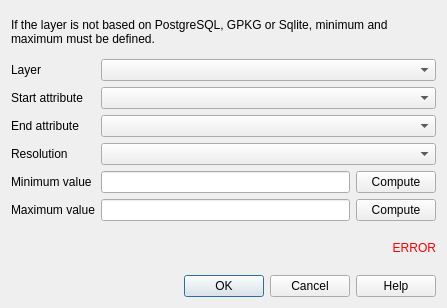
<?xml version="1.0" encoding="UTF-8"?>
<ui version="4.0">
 <class>Dialog</class>
 <widget class="QDialog" name="Dialog">
  <property name="geometry">
   <rect>
    <x>0</x>
    <y>0</y>
    <width>447</width>
    <height>308</height>
   </rect>
  </property>
  <property name="windowTitle">
   <string>Time manager layer</string>
  </property>
  <layout class="QVBoxLayout" name="verticalLayout">
   <item>
    <widget class="QLabel" name="label_3">
     <property name="text">
      <string>If the layer is not based on PostgreSQL, GPKG or Sqlite, minimum and maximum must be defined.</string>
     </property>
     <property name="wordWrap">
      <bool>true</bool>
     </property>
    </widget>
   </item>
   <item>
    <layout class="QFormLayout" name="formLayout">
     <item row="0" column="0">
      <widget class="QLabel" name="label_layer">
       <property name="text">
        <string>Layer</string>
       </property>
      </widget>
     </item>
     <item row="0" column="1">
      <widget class="QgsMapLayerComboBox" name="layer"/>
     </item>
     <item row="1" column="0">
      <widget class="QLabel" name="label_start_attribute">
       <property name="text">
        <string>Start attribute</string>
       </property>
       <property name="wordWrap">
        <bool>true</bool>
       </property>
      </widget>
     </item>
     <item row="1" column="1">
      <widget class="QgsFieldComboBox" name="start_field"/>
     </item>
     <item row="2" column="0">
      <widget class="QLabel" name="label_end_attribute">
       <property name="text">
        <string>End attribute</string>
       </property>
      </widget>
     </item>
     <item row="2" column="1">
      <widget class="QgsFieldComboBox" name="end_field"/>
     </item>
     <item row="3" column="0">
      <widget class="QLabel" name="label_resolution">
       <property name="text">
        <string>Resolution</string>
       </property>
      </widget>
     </item>
     <item row="3" column="1">
      <widget class="QComboBox" name="resolution"/>
     </item>
     <item row="4" column="0">
      <widget class="QLabel" name="label_min_value">
       <property name="text">
        <string>Minimum value</string>
       </property>
      </widget>
     </item>
     <item row="5" column="0">
      <widget class="QLabel" name="label_max_value">
       <property name="text">
        <string>Maximum value</string>
       </property>
      </widget>
     </item>
     <item row="5" column="1">
      <layout class="QHBoxLayout" name="horizontalLayout">
       <item>
        <widget class="QLineEdit" name="edit_max_value"/>
       </item>
       <item>
        <widget class="QPushButton" name="set_max_value">
         <property name="text">
          <string>Compute</string>
         </property>
        </widget>
       </item>
      </layout>
     </item>
     <item row="4" column="1">
      <layout class="QHBoxLayout" name="horizontalLayout_2">
       <item>
        <widget class="QLineEdit" name="edit_min_value"/>
       </item>
       <item>
        <widget class="QPushButton" name="set_min_value">
         <property name="text">
          <string>Compute</string>
         </property>
        </widget>
       </item>
      </layout>
     </item>
    </layout>
   </item>
   <item>
    <widget class="QLabel" name="error">
     <property name="styleSheet">
      <string notr="true">QLabel { color : red; }</string>
     </property>
     <property name="text">
      <string notr="true">ERROR</string>
     </property>
     <property name="alignment">
      <set>Qt::AlignRight|Qt::AlignTrailing|Qt::AlignVCenter</set>
     </property>
    </widget>
   </item>
   <item>
    <widget class="QDialogButtonBox" name="button_box">
     <property name="orientation">
      <enum>Qt::Horizontal</enum>
     </property>
     <property name="standardButtons">
      <set>QDialogButtonBox::Help|QDialogButtonBox::Cancel|QDialogButtonBox::Ok</set>
     </property>
    </widget>
   </item>
  </layout>
 </widget>
 <customwidgets>
  <customwidget>
   <class>QgsFieldComboBox</class>
   <extends>QComboBox</extends>
   <header>qgis.gui</header>
  </customwidget>
  <customwidget>
   <class>QgsMapLayerComboBox</class>
   <extends>QComboBox</extends>
   <header>qgis.gui</header>
  </customwidget>
 </customwidgets>
 <resources/>
 <connections/>
</ui>
